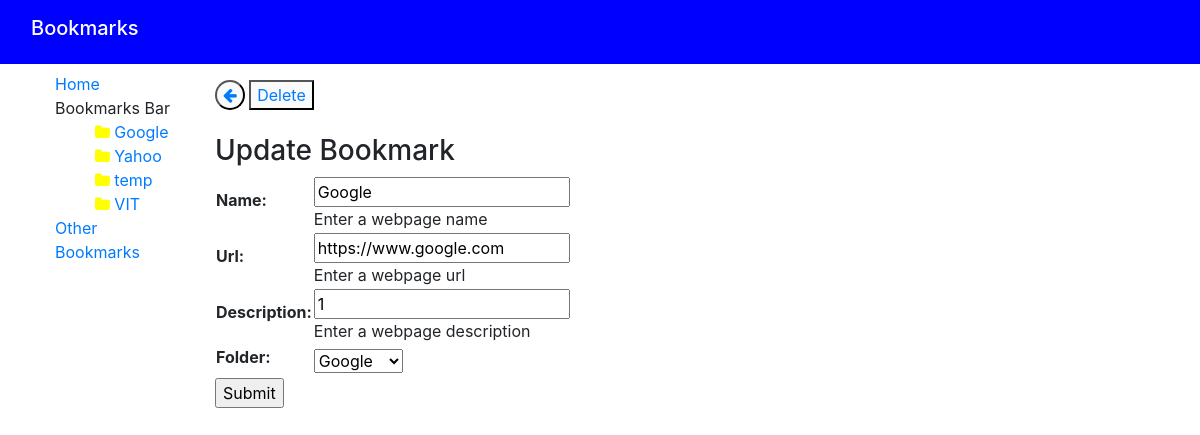
The app's page /bookmarks/10/bookmarkupdate/, older data.
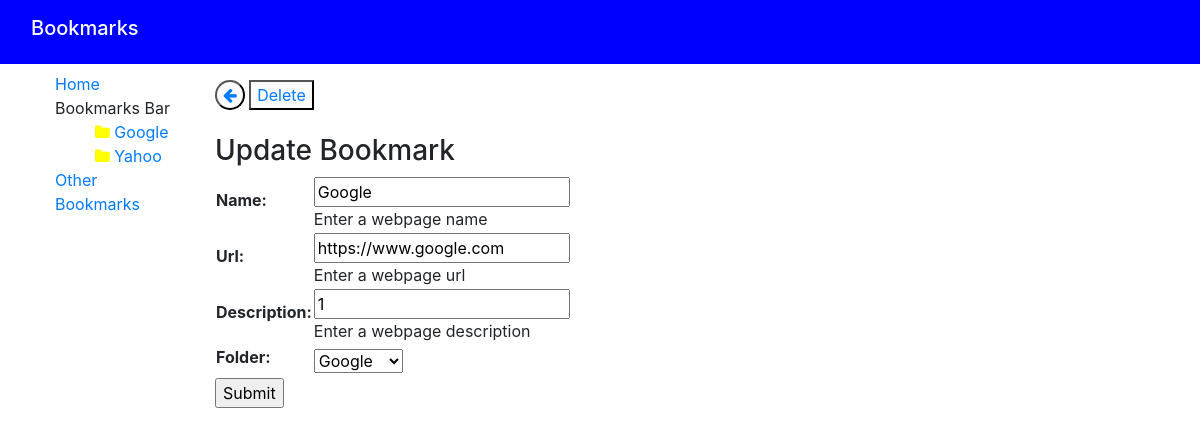
The same page, newer data.
### bookmarksapp/models.py (models this page shows)
class Folder(models.Model):
    name = models.CharField(max_length=200, help_text='Enter the folder name')
    def __str__(self):
        return self.name

### bookmarksapp/views.py (the view)
# urls.py: path('<int:pk>/bookmarkupdate/', views.Updatebookmarks, name='update-bookmarks'),
def Updatebookmarks(request,pk):
    folder_list = Folder.objects.all()
    bookmark = get_object_or_404(Bookmarks,pk=pk)
    if (request.POST):
        bookmarkform = BookmarkForms(request.POST,instance=bookmark)
    else:
        bookmarkform = BookmarkForms(initial={'name':bookmark.name,'url':bookmark.url,'description':bookmark.description,'folder':bookmark.folder,'tags':bookmark.tags.all})
    if(bookmarkform.is_valid()):
        bookmarkform.save()
        return HttpResponseRedirect(reverse('index'))
    context = {
        'folder_list': folder_list,
        'form': bookmarkform,
        'bookmark': bookmark,
    }
    return render(request, 'bookmarksapp/update_bookmark.html', context=context)

### bookmarksapp/forms.py
class BookmarkForms(forms.ModelForm):
    class Meta:
        model = Bookmarks
        fields = ['name','url','description','tags','folder']

### bookmarksapp/templates/bookmarksapp/update_bookmark.html (shortened to what this page needs)
{% extends "base_generic.html" %}
{% block content %}
  <button style="border-radius: 50%;border-color: black;" disabled>
    <a href="{% url 'index' %}">
    <i class="fa fa-arrow-left" onmouseover = "this.style.color = 'black'" onmouseout = "this.style.color = 'blue'" ></i>
    </a>
  </button>
  <button style="border-color: black;" disabled>
    <a onmouseover = "this.style.color = 'black'" onmouseout = "this.style.color = 'blue'" href="{% url 'delete-bookmarks' bookmark.id %}" style="text-decoration: none;">Delete
    </a>
  </button>
  <br><br>
  <h3>Update Bookmark</h3>
  <form action="" method="post">
    <table>
    {{ form.as_table }}
    </table>
    <input type="submit" value="Submit">
  </form>
{% endblock %}

### bookmarksapp/templates/base_generic.html (shortened to what this page needs)
<!DOCTYPE html>
<html lang="en">
<head>
  <link rel="stylesheet" href="https://cdn.jsdelivr.net/npm/bootstrap@4.5.3/dist/css/bootstrap.min.css">
  <link rel="stylesheet" href="https://maxcdn.bootstrapcdn.com/font-awesome/4.4.0/css/font-awesome.min.css">
  <link rel="stylesheet" href="https://cdnjs.cloudflare.com/ajax/libs/font-awesome/4.7.0/css/font-awesome.min.css">
  {% load static %}
  <link rel="stylesheet" href="{% static 'css/styles.css' %}">
</head>
<body>
 <nav class="navbar navbar-expand-lg" style="background-color: blue">
  <div class="container-fluid" >
    <h2 class="navbar-brand" style="color: white;">Bookmarks</h2>
  </div>
</nav>
<div class="container-fluid">
    <div class="row">
      <div class="mysidebar col-sm-2 pt-2">
        <ul class="sidebar-nav" style="list-style-type: none;">
          <li> <a href="{% url 'index' %}">Home</a></li>
          <li>Bookmarks Bar
            <ul style="list-style-type: none;">
              {% for folder in folder_list %}
              <li><i class="fa fa-folder" style="color:yellow;"></i> <a href="{% url 'list-folder' folder.id %}">{{ folder.name }}</a></li>
              {% endfor %}
            </ul>
          </li>
          <li> <a href="{% url 'list-folder-unknown' %}">Other Bookmarks</a>
          </li>
        </ul>
      </div>
  <div class="col-sm-10 pt-3">
    {% block content %} {% endblock %}
    </div>
  </div>
</div>
</body>
</html>

Row changes from the older to the newer data that the page shows:
removed Folder: name "temp"
removed Folder: name "VIT"
